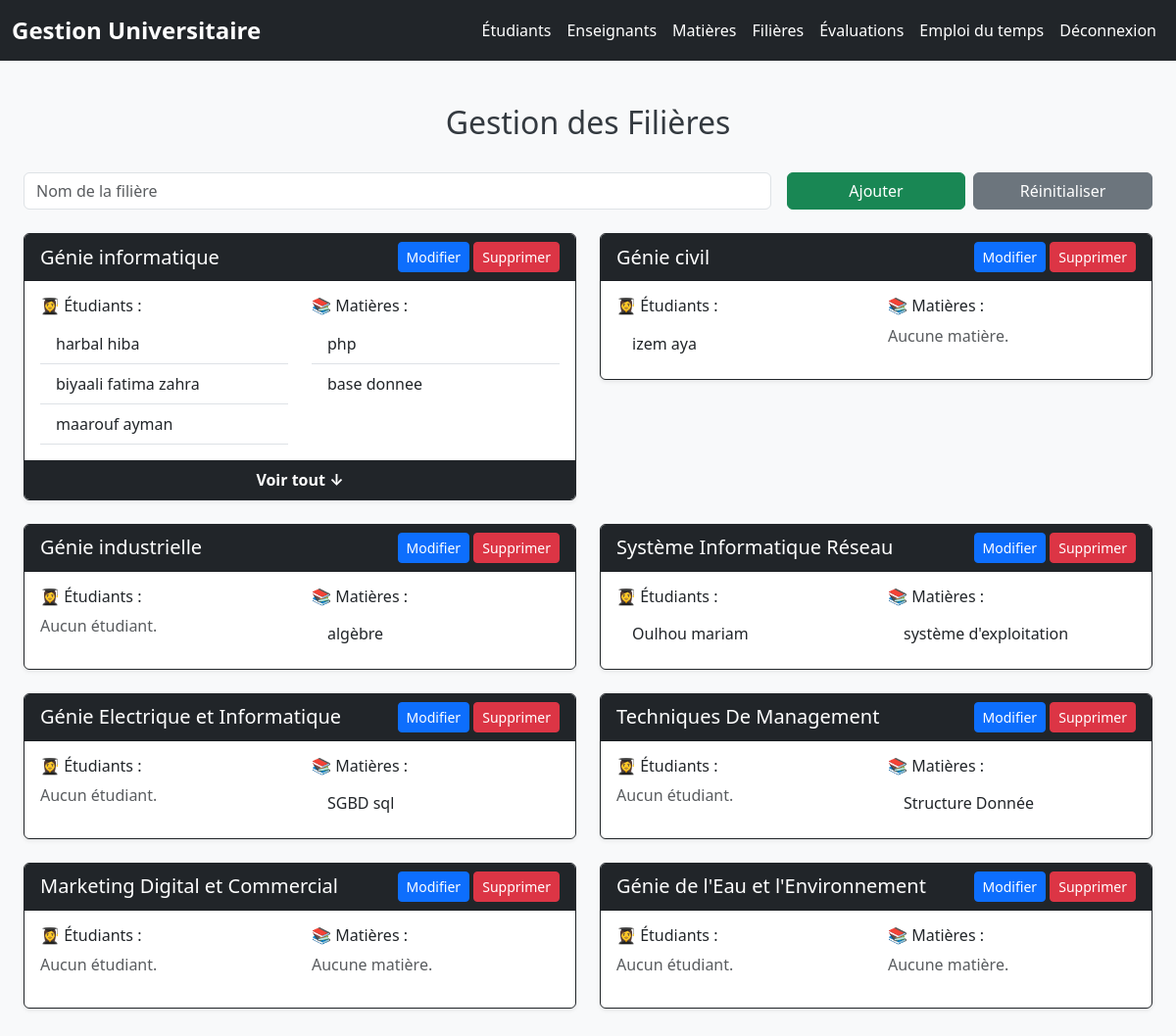
Screenshot of /filiere.php with the database file from the repository.
### tables this page shows
CREATE TABLE `filieres` (
  `id_filiere` int(11) NOT NULL,
  `nom_filiere` varchar(100) DEFAULT NULL
);

CREATE TABLE `etudiants` (
  `id_etudiant` int(11) NOT NULL,
  `nom` varchar(50) DEFAULT NULL,
  `prenom` varchar(50) DEFAULT NULL,
  `date_naissance` date NOT NULL,
  `email` varchar(100) DEFAULT NULL,
  `telephone` varchar(20) DEFAULT NULL,
  `id_filiere` int(11) NOT NULL,
  `niveau` varchar(50) NOT NULL
);

CREATE TABLE `matieres` (
  `id_matiere` int(11) NOT NULL,
  `nom_matiere` varchar(100) DEFAULT NULL,
  `id_filiere` int(11) NOT NULL,
  `id_enseignant` int(11) NOT NULL
);

### filiere.php (the view, shortened to what this page needs)
<?php include('db.php'); ?>
<!DOCTYPE html>
<html lang="fr">
<head>
    <link href="https://cdn.jsdelivr.net/npm/bootstrap@5.3.0/dist/css/bootstrap.min.css" rel="stylesheet">
</head>
<body>
    <nav class="navbar navbar-expand-lg navbar-dark bg-dark">
        <div class="container-fluid">
        <a class="navbar-brand" href="index.php">Gestion Universitaire</a>
        <div class="collapse navbar-collapse" id="navbarNav">
            <ul class="navbar-nav">
            <li class="nav-item"><a class="nav-link" href="etudiants.php">Étudiants</a></li>
            <li class="nav-item"><a class="nav-link" href="enseignant.php">Enseignants</a></li>
            <li class="nav-item"><a class="nav-link" href="matiere.php">Matières</a></li>
            <li class="nav-item"><a class="nav-link" href="filiere.php">Filières</a></li>
            <li class="nav-item"><a class="nav-link" href="evaluation.php">Évaluations</a></li>
            <li class="nav-item"><a class="nav-link" href="emploi_temps.php">Emploi du temps</a></li>
            <li class="nav-item"><a class="nav-link" href="logout.php">Déconnexion</a></li>
            </ul>
        </div>
        </div>
    </nav>
    <div  class="p-4">
    <h2 class="text-center">Gestion des Filières</h2>
    <br>
    <?php
    $nomFiliere = "";
    $editMode = false;
    ?>
    <form method="post" class="row g-3 mb-4">
        <div class="col-md-8">
            <input type="text" name="nom_filiere" class="form-control" placeholder="Nom de la filière" required value="<?= htmlspecialchars($nomFiliere) ?>">
        </div>
        <div class="col-md-4 d-flex gap-2">
            <?php if ($editMode): ?>
                <button type="submit" name="modifier" class="btn btn-warning w-50">Mettre à jour</button>
                <a href="filiere.php" class="btn btn-secondary w-50">Annuler</a>
            <?php else: ?>
                <button type="submit" name="ajouter" class="btn btn-success w-50">Ajouter</button>
                <a href="filiere.php" class="btn btn-secondary w-50">Réinitialiser</a>
            <?php endif; ?>
        </div>
    </form>
    <div class="row">
<?php
$stmt = $pdo->query("SELECT * FROM filieres");
foreach ($stmt as $row) {
    $stmtEtudiants = $pdo->prepare("SELECT nom, prenom FROM etudiants WHERE id_filiere = ?");
    $stmtEtudiants->execute([$row['id_filiere']]);
    $etudiants = $stmtEtudiants->fetchAll();
    $stmtMatieres = $pdo->prepare("SELECT nom_matiere FROM matieres WHERE id_filiere = ?");
    $stmtMatieres->execute([$row['id_filiere']]);
    $matieres = $stmtMatieres->fetchAll();
?>
    <div class="col-md-6 mb-4">
    <div class="card border-dark shadow-sm">
        <div class="card-header bg-dark text-white d-flex justify-content-between align-items-center">
            <h5 class="mb-0"><?= htmlspecialchars($row['nom_filiere']) ?></h5>
            <div>
                <a href="?edit=<?= $row['id_filiere'] ?>" class="btn btn-sm btn-primary">Modifier</a>
                <a href="?delete=<?= $row['id_filiere'] ?>" class="btn btn-sm btn-danger" onclick="return confirm('Supprimer cette filière ?')">Supprimer</a>
            </div>
        </div>
        <div class="card-body row">
            <?php $maxShow = 3; ?>
            <div class="col-md-6">
                <h6 class="text-dark">👩‍🎓 Étudiants :</h6>
                <?php if (count($etudiants) > 0): ?>
                    <ul class="list-group list-group-flush">
                        <?php foreach ($etudiants as $index => $etudiant): ?>
                            <li class="list-group-item etudiant-<?= $row['id_filiere'] ?>" style="<?= $index >= $maxShow ? 'display:none;' : '' ?>">
                                <?= htmlspecialchars($etudiant['nom']) . ' ' . htmlspecialchars($etudiant['prenom']) ?>
                            </li>
                        <?php endforeach; ?>
                    </ul>
                <?php else: ?>
                    <p class="text-muted">Aucun étudiant.</p>
                <?php endif; ?>
            </div>
            <div class="col-md-6">
                <h6 class="text-dark">📚 Matières :</h6>
                <?php if (count($matieres) > 0): ?>
                    <ul class="list-group list-group-flush">
                        <?php foreach ($matieres as $index => $matiere): ?>
                            <li class="list-group-item matiere-<?= $row['id_filiere'] ?>" style="<?= $index >= $maxShow ? 'display:none;' : '' ?>">
                                <?= htmlspecialchars($matiere['nom_matiere']) ?>
                            </li>
                        <?php endforeach; ?>
                    </ul>
                <?php else: ?>
                    <p class="text-muted">Aucune matière.</p>
                <?php endif; ?>
            </div>
        </div>
        <?php if (count($etudiants) > $maxShow || count($matieres) > $maxShow): ?>
            <button class="toggle-btn" onclick="toggleContenu(<?= $row['id_filiere'] ?>, this)">Voir tout ↓</button>
        <?php endif; ?>
    </div>
</div>
<?php } ?>
</div>
</body>
</html>

### filiere.php (style rules this page uses)
.navbar-dark { background-color: #212529 !important; }
.navbar-brand { font-weight: bold; font-size: 1.5rem; color: #ffffff !important; transition: all 0.3s ease; }
.navbar-nav { margin-left: auto; }
.navbar-nav .nav-link { font-weight: 500; color: #ffffff !important; transition: all 0.3s ease; padding: 8px 15px; border-radius: 5px; }
body { background-color: #f8f9fa; }
h2 { margin-top: 20px; color: #343a40; }
.toggle-btn { display: block; width: 100%; text-align: center; background-color: #212529; color: #fff; border: none; padding: 8px 12px; border-bottom-left-radius: 5px; border-bottom-right-radius: 5px; font-weight: bold; transition: background-color 0.3s, transform 0.2s; }

### rows the page displays
filieres: nom_filiere "Génie informatique"
etudiants: nom "harbal", prenom "hiba"
etudiants: nom "biyaali", prenom "fatima zahra"
etudiants: nom "maarouf", prenom "ayman"
matieres: nom_matiere "php"
matieres: nom_matiere "base donnee"
filieres: nom_filiere "Génie civil", shows "Aucune matière."
etudiants: nom "izem", prenom "aya"
filieres: nom_filiere "Génie industrielle", shows "Aucun étudiant."
matieres: nom_matiere "algèbre"
filieres: nom_filiere "Système Informatique Réseau"
etudiants: nom "Oulhou", prenom "mariam"
matieres: nom_matiere "système d'exploitation"
filieres: nom_filiere "Génie Electrique et Informatique", shows "Aucun étudiant."
matieres: nom_matiere "SGBD sql"
filieres: nom_filiere "Techniques De Management", shows "Aucun étudiant."
matieres: nom_matiere "Structure Donnée"
filieres: nom_filiere "Marketing Digital et Commercial", shows "Aucun étudiant.", shows "Aucune matière."
filieres: nom_filiere "Génie de l'Eau et l'Environnement", shows "Aucun étudiant.", shows "Aucune matière."
